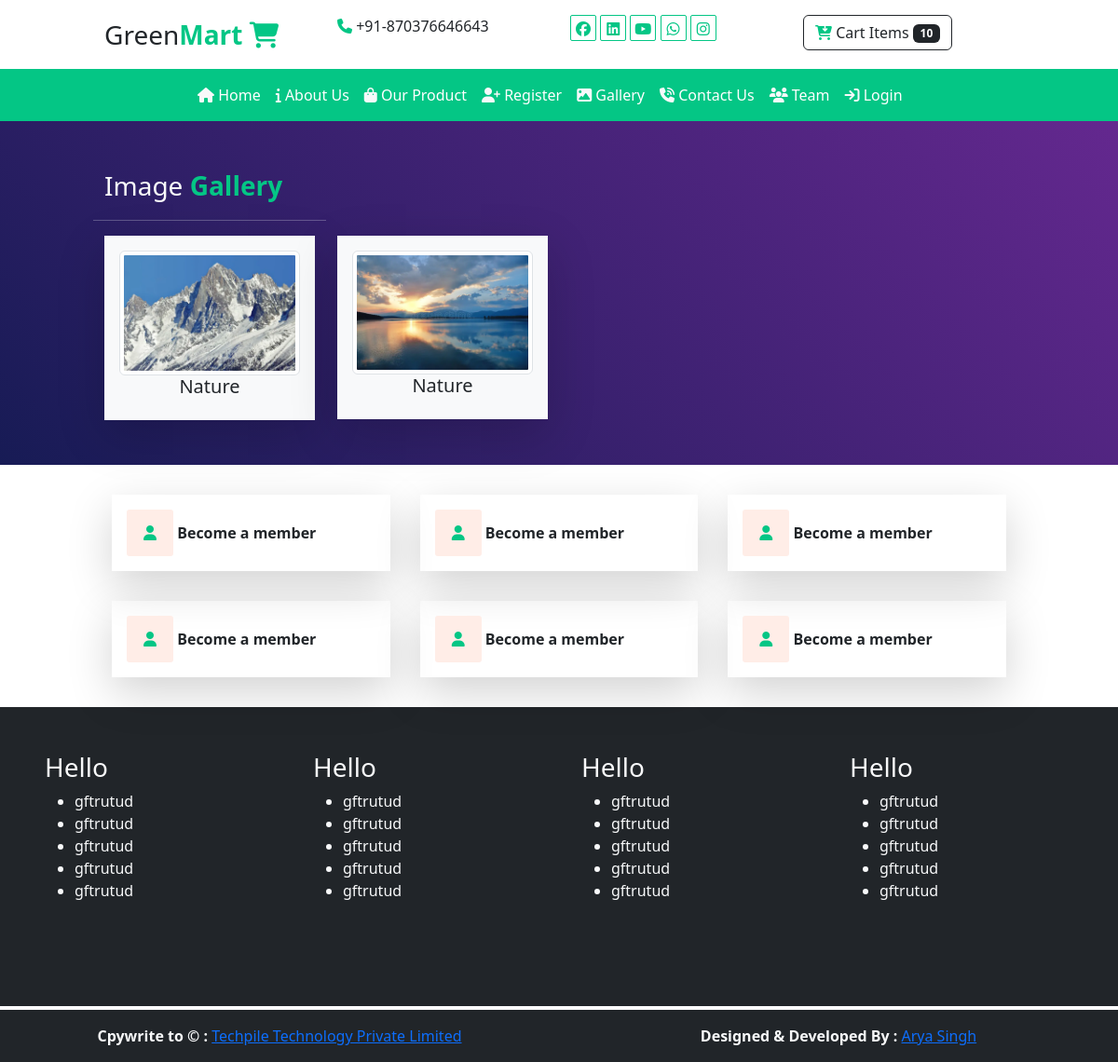
The app's page /user/gallery/ with its own data.
### user/models.py (models this page shows)
class tblgallery(models.Model):
    title=models.CharField(max_length=200,null=True)
    picture=models.ImageField(upload_to="static/picture/",null=True)

### user/views.py (the view)
# urls.py: path("gallery/",views.gallery),
def gallery(request):
    data=tblgallery.objects.all()
    mydict={'gdata':data}
    return render(request,"user/gallery.html",mydict)

### templates/user/gallery.html
{% extends 'base.html' %}
{% load static %}
{% block xyz %}
         <div class="row gallery py-5 bg-color2 text-light">
            <div class="col-sm-10 mx-auto">
                <div class="row">
                    <p class="fs-3">Image <b class="text-color1">Gallery</b></p>
                    <hr class="w-25">
                </div>
                <div class="row">
                     {% for x in gdata %}
                     <div class="col-sm-3">
                        <div class=" p-3 shadow-lg bg-light">
                        <img src="/{{x.picture}}" class="img-thumbnail">
                        <h5 class="text-center text-bold text-dark">{{x.title}}</h5>
                        </div>
                     </div>
                     {% endfor %}
                </div>
            </div>
         </div>
{% endblock %}

### records on screen
tblgallery: picture (picture), title "Nature"
tblgallery: picture (picture), title "Nature"
